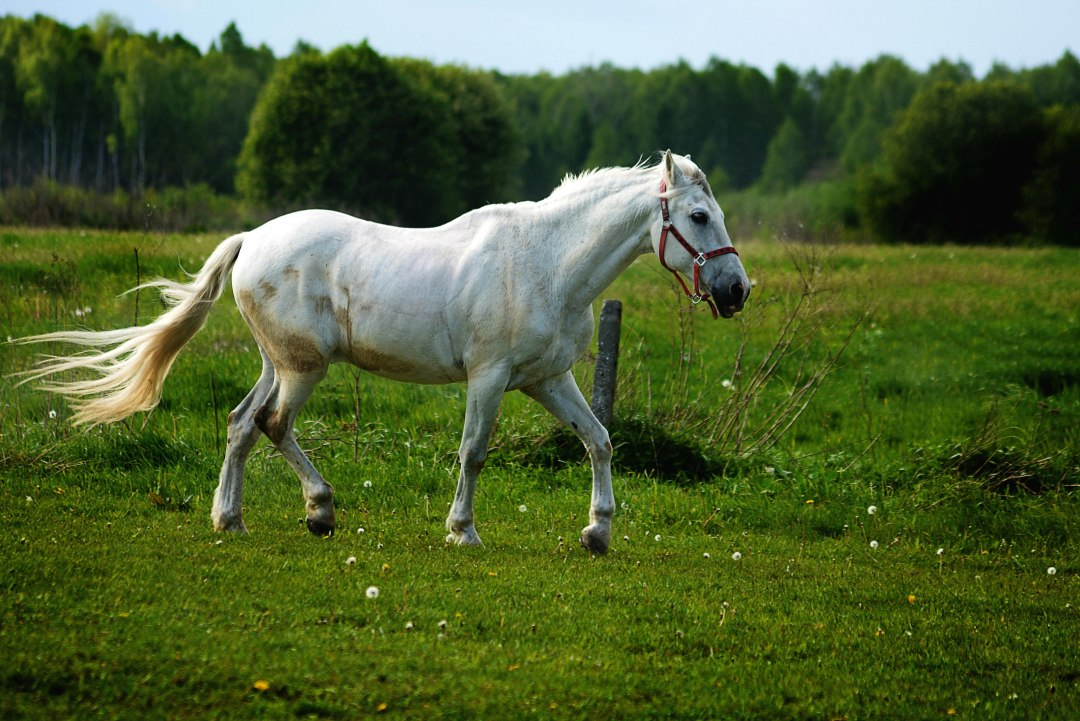
#> input picture Images/h1.jpg, 1080 x 721 px, found by its file name
$ python CounturDetection.py
#> lines starting #> are read from the running program, lines starting #| are printed output that depends on the picture; after the words box and inside, x2 and y2 are one past the last pixel; in counts of white or black regions, pixels touching at a corner belong together
import cv2 as cv
import numpy as np

car = cv.imread("C:\\Python\\OpenCV\\Images\\h1.jpg")
#> car is the input picture: shape (721, 1080, 3); mean B, G, R 50.7, 97.3, 79.2
img = cv.resize(car, (1080, 721), interpolation= cv.INTER_CUBIC )

gray = cv.cvtColor(img, cv.COLOR_BGR2GRAY)
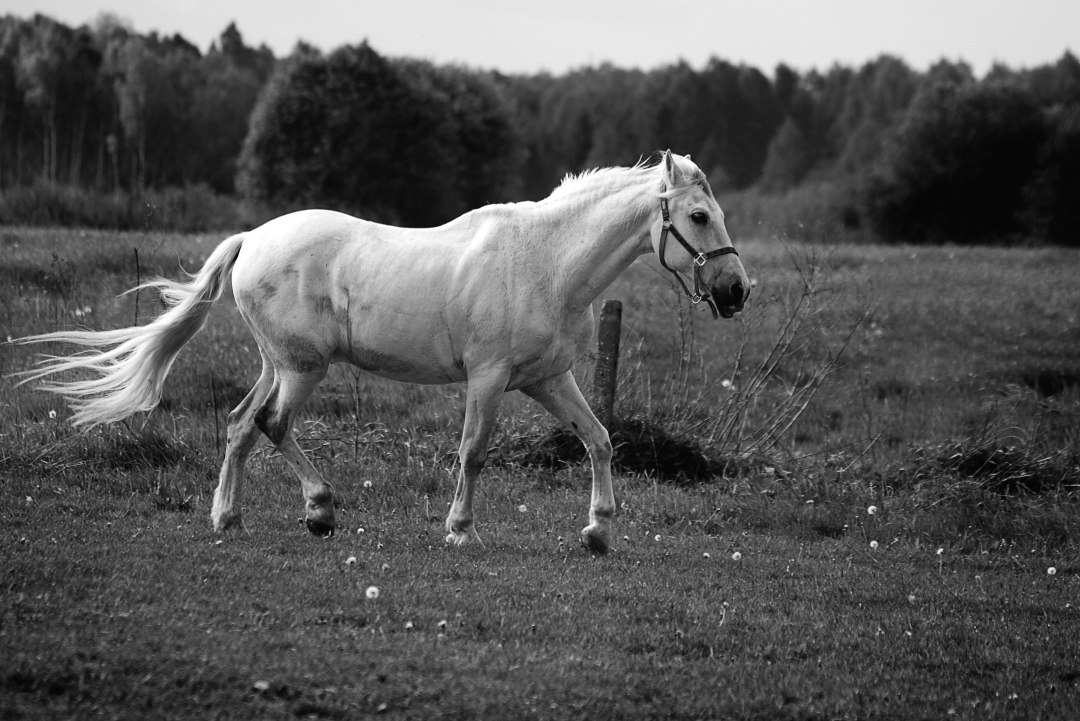
#> gray: shape (721, 1080); min 0, max 255, mean 86.6
canny = cv.Canny(img, 125, 175)
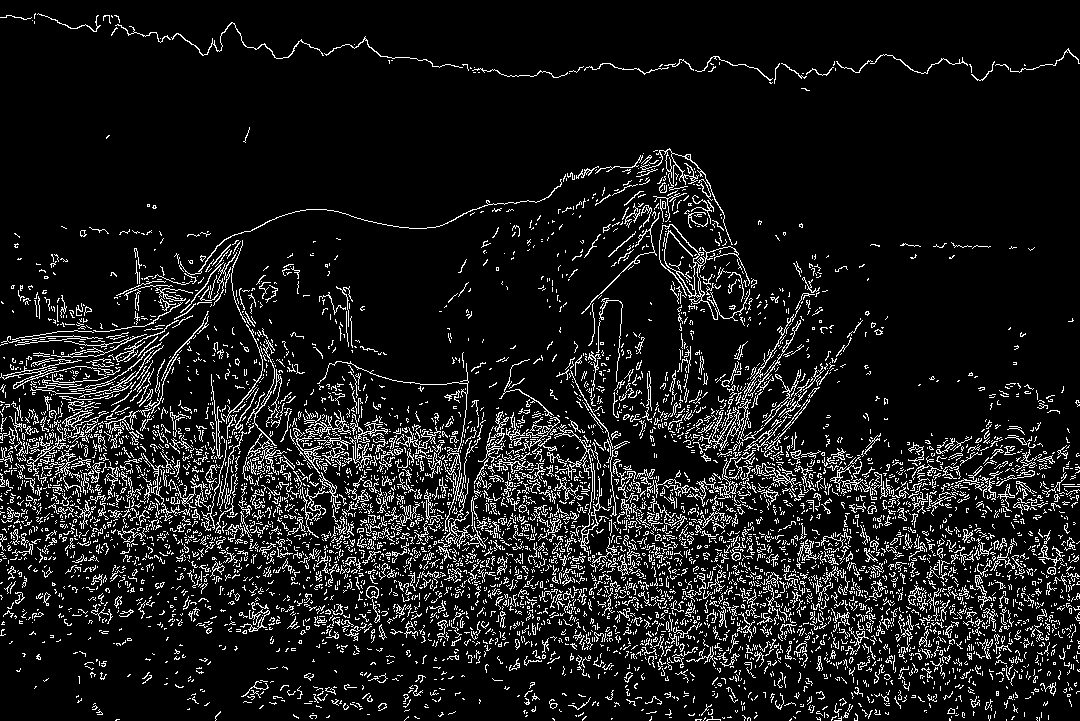
#> canny: shape (721, 1080); 10.1% white in thin lines or dots

# Thresholding
ret, thres = cv.threshold(gray, 125, 225, cv.THRESH_BINARY)
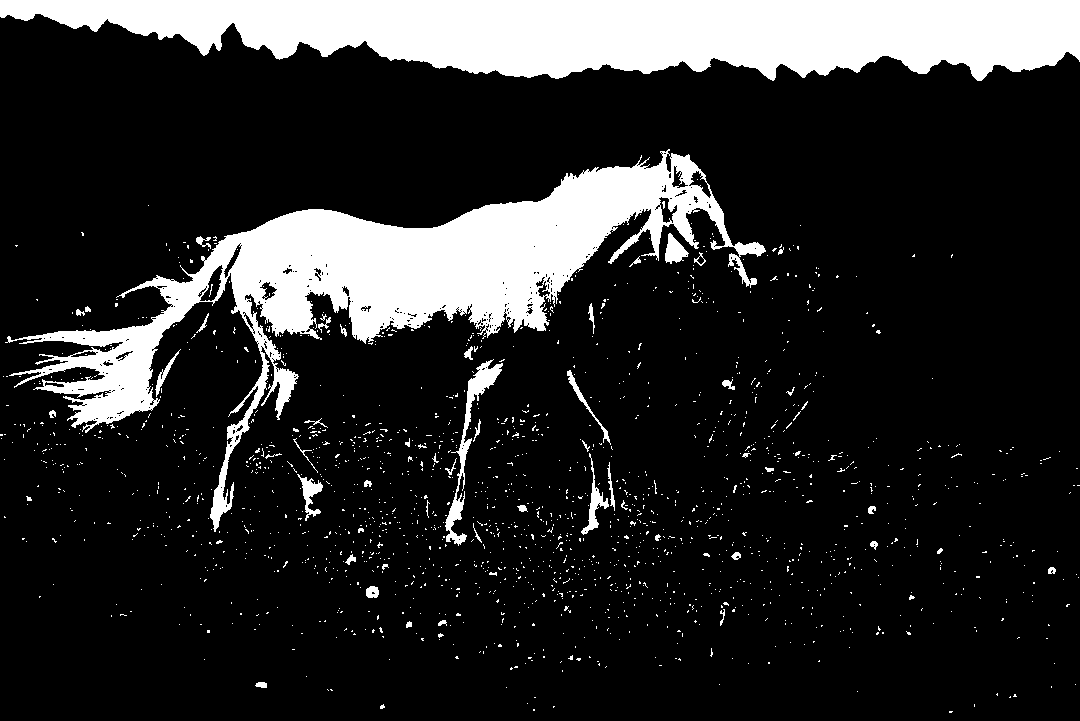
#> thres: shape (721, 1080); values 0 (black) and 225 (white), 16.8% white; 1686 white regions (1632 under 20 px)
cv.imshow('thres', thres)
cv.waitKey()

#                                      (img    , mode       , method             )
counturs, hierarchies = cv.findContours(thres, cv.RETR_LIST, cv.CHAIN_APPROX_NONE)
#> counturs = 1992 contours, 1934 with area under 20; largest, box (x1, y1, x2, y2) and area: (0, 0, 1080, 81) 60732, (5, 149, 766, 532) 58422, (445, 359, 503, 546) 1444, (581, 453, 609, 535) 408, (199, 264, 224, 302) 400
# counturs: list of all the coordinates of counturs, hierarchies: h of c

blank= np.zeros(img.shape, dtype='uint8')
cv.drawContours(blank, counturs, -1, (0, 255, 0   ), 1)
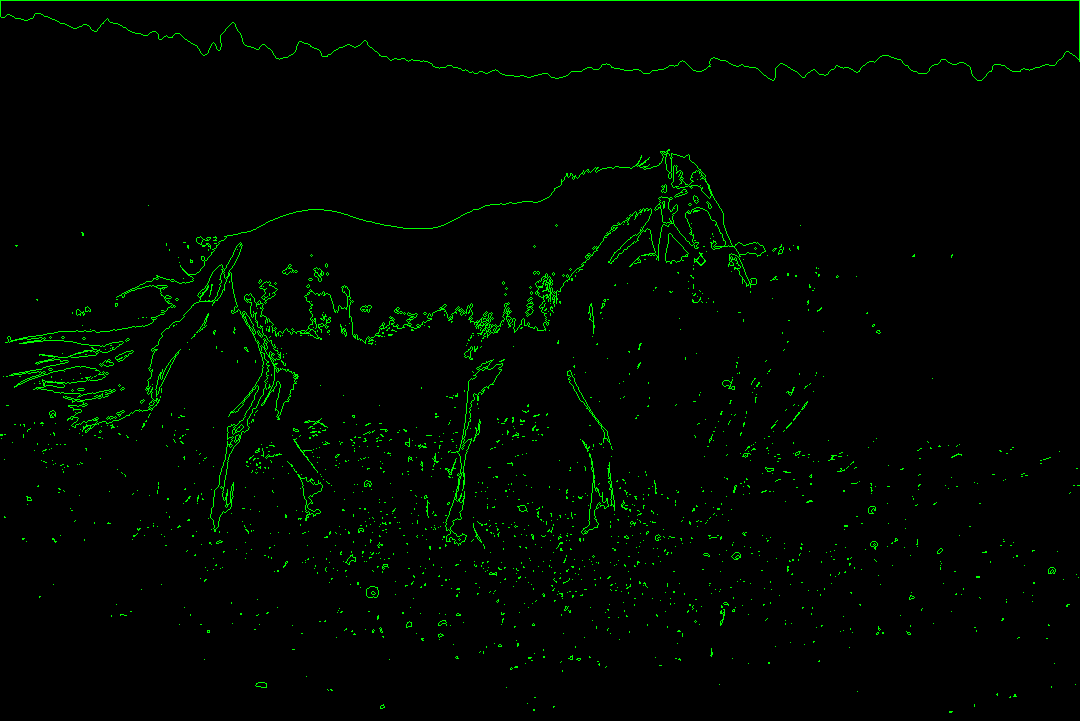
#> blank: shape (721, 1080, 3); mean of channels 0, 1, 2 0, 5.5, 0; drawn as B, G, R
cv.imshow('countor', blank)
cv.waitKey()

print(f'no. of countur points: {len(counturs)}')
#| no. of countur points: 1992
print("code successfully run")

$ run again, with Images/greenScreen.jpg copied over Images/h1.jpg
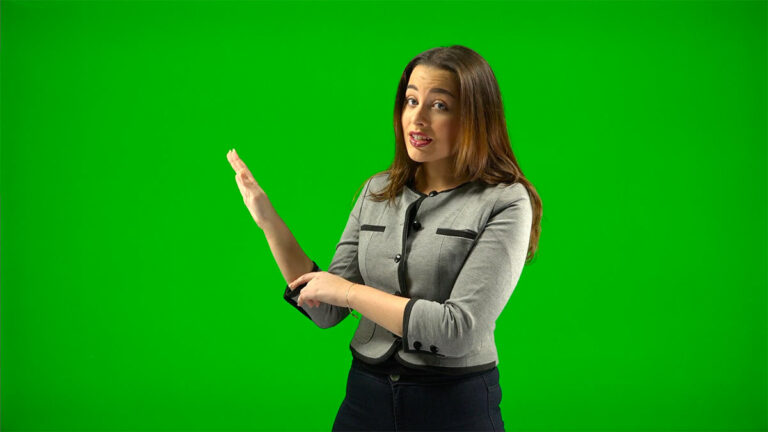
#> input picture Images/greenScreen.jpg, 768 x 432 px, found by its file name
#> car is the input picture: shape (432, 768, 3); mean B, G, R 15, 158.2, 20.5
#> `canny = cv.Canny(img, 125, 175)`:
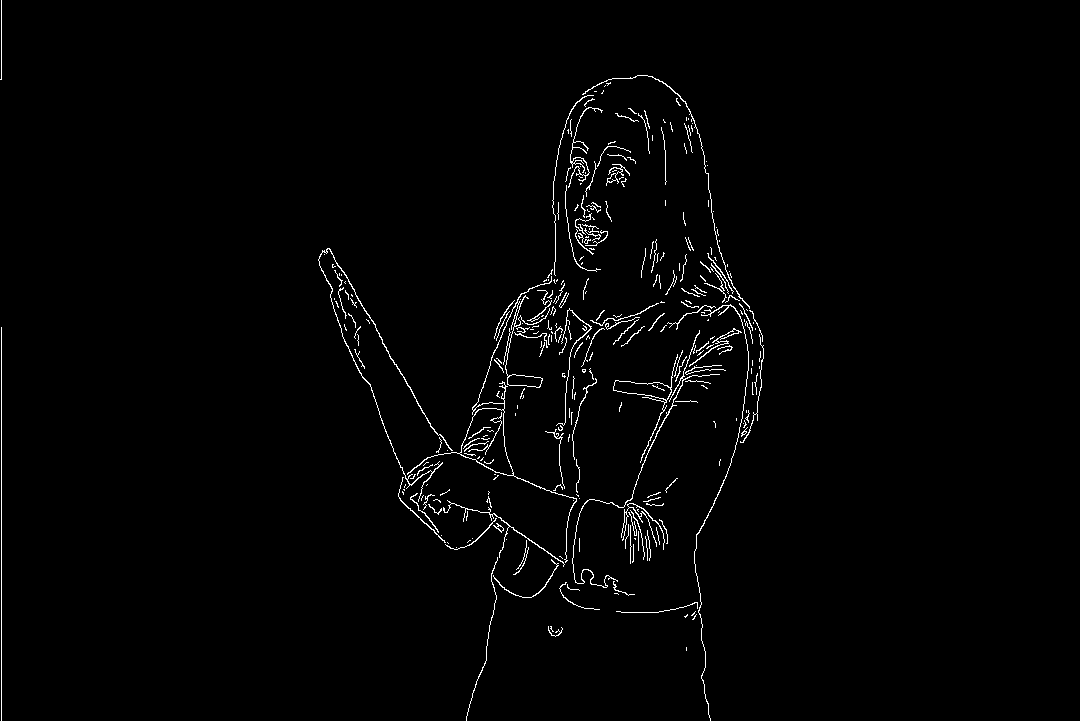
#> canny: shape (721, 1080); 1.5% white in thin lines or dots, all inside (x1, y1, x2, y2) = (0, 0, 764, 721)
#> thres: shape (721, 1080); values 0 (black) and 225 (white), 6.9% white; 64 white regions (43 under 20 px)
#> counturs = 120 contours, 92 with area under 20; largest, box (x1, y1, x2, y2) and area: (574, 305, 749, 610) 23540, (318, 247, 577, 561) 11078, (472, 291, 591, 477) 9295, (565, 107, 624, 269) 3560, (575, 499, 650, 562) 2076
#> `cv.drawContours(blank, counturs, -1, (0, 255, 0   ), 1)`:
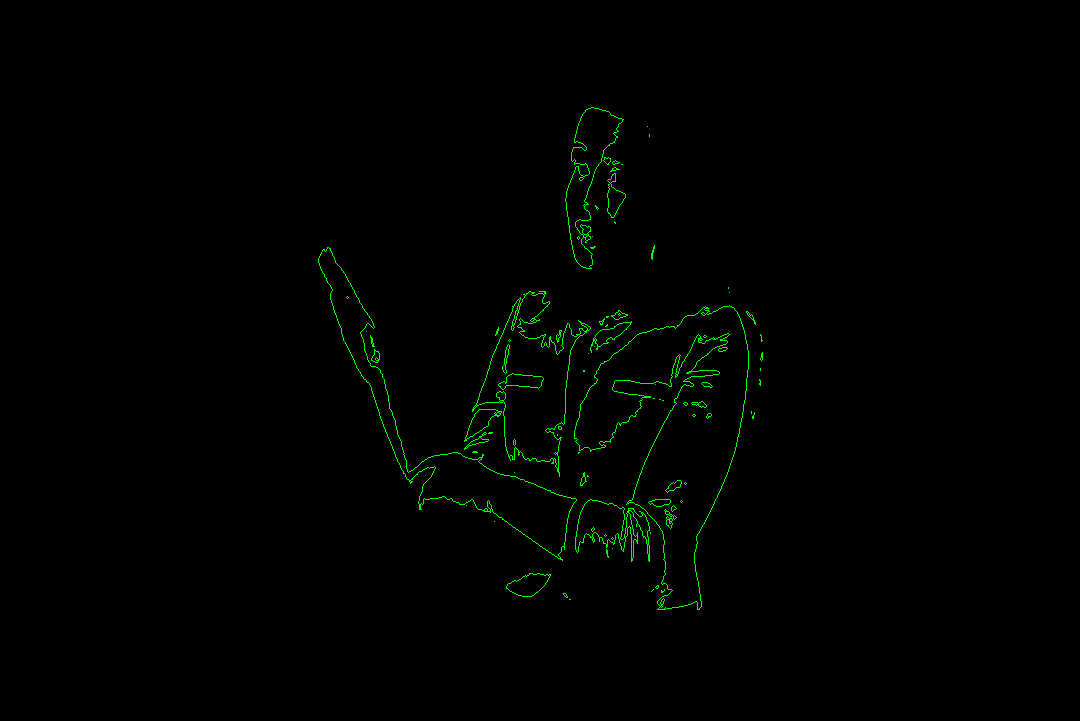
#> blank: shape (721, 1080, 3); mean of channels 0, 1, 2 0, 1.9, 0; drawn as B, G, R
#| no. of countur points: 120
